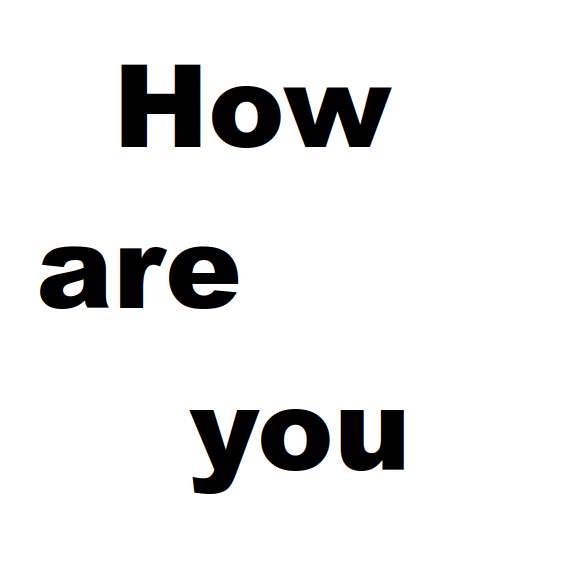
#> input picture sample.png, 575 x 586 px
$ python reading_order_segmenation.py
#> lines starting #> are read from the running program, lines starting #| are printed output that depends on the picture; after the words box and inside, x2 and y2 are one past the last pixel; in counts of white or black regions, pixels touching at a corner belong together
import cv2
import numpy as np


def edge_filter(stats):
    x, y, w, h = stats[:, 0], stats[:, 1], stats[:, 2], stats[:, 3]
    res_y, res_x = image_shape
    return stats[((res_x - w - x) * (res_y - h - y) * x * y) != 0]

def draw_rect(stats):
    for sgmt in stats:
        x, y, w, h = sgmt[:4]
        cv2.rectangle(image, (x, y), (x + w, y + h), (0, 255, 0), 2)

image = cv2.imread('sample.png')
#> image is the input picture: shape (586, 575, 3); mean B, G, R 233.7, 233.7, 233.7
image_shape = image.shape[:2]
#> image_shape = (586, 575)
gray = cv2.cvtColor(image,cv2.COLOR_BGR2GRAY)
median = cv2.medianBlur(gray, 5)
thresh = cv2.threshold(median, 0, 255, cv2.THRESH_BINARY_INV + cv2.THRESH_OTSU)[1]
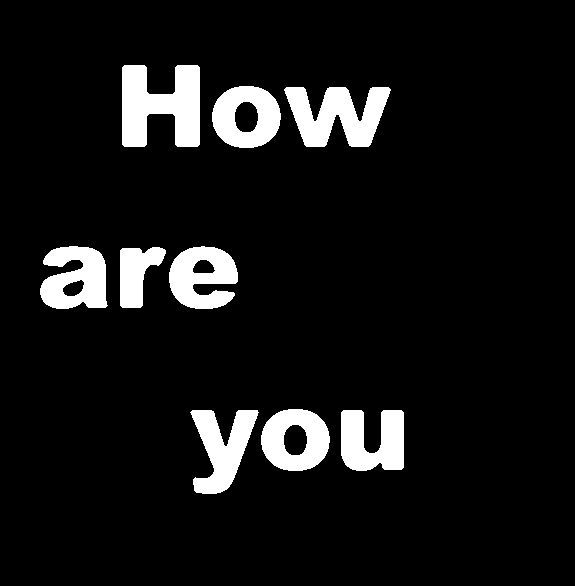
#> thresh: shape (586, 575); 8.3% white; 9 white regions, largest, box (x1, y1, x2, y2) and area: (122, 65, 200, 147) 4648, (284, 87, 391, 147) 3925, (190, 410, 259, 494) 3072
stats = cv2.connectedComponentsWithStats(thresh, connectivity=8)[2][1:]
#> stats = [[122, 65, 78, 82, 4648], [212, 86, 69, 62, 2867], [284, 87, 107, 60, 3925], [40, 246, 68, 63, 3050], [120, 247, 46, 61, 1746], [169, 246, 69, 63, 2959], [261, 409, 69, 62, 2867], [190, 410, 69, 84, 3072], [341, 410, 63, 61, 2969]]
filtered = edge_filter(stats)
#> in edge_filter, `x, y, w, h = stats[:, 0], stats[:, 1], stats[:, 2], stats[:, 3]`: x = [122, 212, 284, 40, 120, 169, 261, 190, 341]; y = [65, 86, 87, 246, 247, 246, 409, 410, 410]; w = [78, 69, 107, 68, 46, 69, 69, 69, 63]; h = [82, 62, 60, 63, 61, 63, 62, 84, 61]
#> filtered has the same summary as stats
sorted_top = filtered[np.argsort(filtered[:, 1])]
#> sorted_top = [[122, 65, 78, 82, 4648], [212, 86, 69, 62, 2867], [284, 87, 107, 60, 3925], [40, 246, 68, 63, 3050], [169, 246, 69, 63, 2959], [120, 247, 46, 61, 1746], [261, 409, 69, 62, 2867], [190, 410, 69, 84, 3072], [341, 410, 63, 61, 2969]]
median_height = np.median(sorted_top[:, 3])
#> median_height = 62
diff_y = np.diff(sorted_top[:,1])
#> diff_y = [21, 1, 159, 0, 1, 162, 1, 0]
new_line = np.where(diff_y > median_height)[0] + 1
#> new_line = [3, 6]
lines = np.array_split(sorted_top, new_line)
#> lines = [[[122, 65, 78, 82, 4648], [212, 86, 69, 62, 2867], [284, 87, 107, 60, 3925]], [[40, 246, 68, 63, 3050], [169, 246, 69, 63, 2959], [120, 247, 46, 61, 1746]], [[261, 409, 69, 62, 2867], [190, 410, 69, 84, 3072], [341, 410, 63, 61, 2969]]]
sorted_left = [line[np.argsort(line[:, 0])] for line in lines]
#> sorted_left = [[[122, 65, 78, 82, 4648], [212, 86, 69, 62, 2867], [284, 87, 107, 60, 3925]], [[40, 246, 68, 63, 3050], [120, 247, 46, 61, 1746], [169, 246, 69, 63, 2959]], [[190, 410, 69, 84, 3072], [261, 409, 69, 62, 2867], [341, 410, 63, 61, 2969]]]

for line, num in zip(sorted_left, range(len(sorted_left))):
    print(f'line {num + 1}:\n {line}\n')
#> this loop made 3 passes
#| line 1:
#|  [[ 122   65   78   82 4648]
#|  [ 212   86   69   62 2867]
#|  [ 284   87  107   60 3925]]
#| line 2:
#|  [[  40  246   68   63 3050]
#|  [ 120  247   46   61 1746]
#|  [ 169  246   69   63 2959]]
#| line 3:
#|  [[ 190  410   69   84 3072]
#> (further printed lines are left out)

draw_rect(filtered)
#> the loop in draw_rect, `for sgmt in stats:` made 9 passes
#> (sgmt, x, y, w, h) on passes 1 to 9: ([122, 65, 78, 82, 4648], 122, 65, 78, 82), ([212, 86, 69, 62, 2867], 212, 86, 69, 62), ([284, 87, 107, 60, 3925], 284, 87, 107, 60), ([40, 246, 68, 63, 3050], 40, 246, 68, 63), ([120, 247, 46, 61, 1746], 120, 247, 46, 61), ([169, 246, 69, 63, 2959], 169, 246, 69, 63), ([261, 409, 69, 62, 2867], 261, 409, 69, 62), ([190, 410, 69, 84, 3072], 190, 410, 69, 84), ([341, 410, 63, 61, 2969], 341, 410, 63, 61)
#> after the loop in draw_rect, `for sgmt in stats:`:
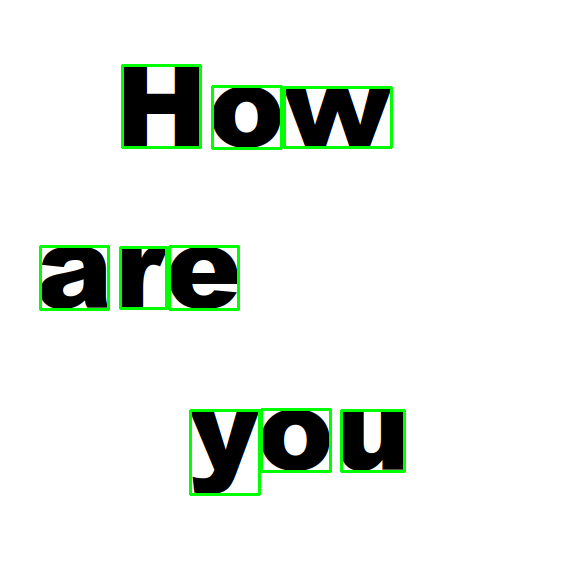
#> image: shape (586, 575, 3); 2.17% of pixels changed, all inside (x1, y1, x2, y2) = (39, 64, 406, 496)
cv2.imshow("image", image)
cv2.waitKey()
